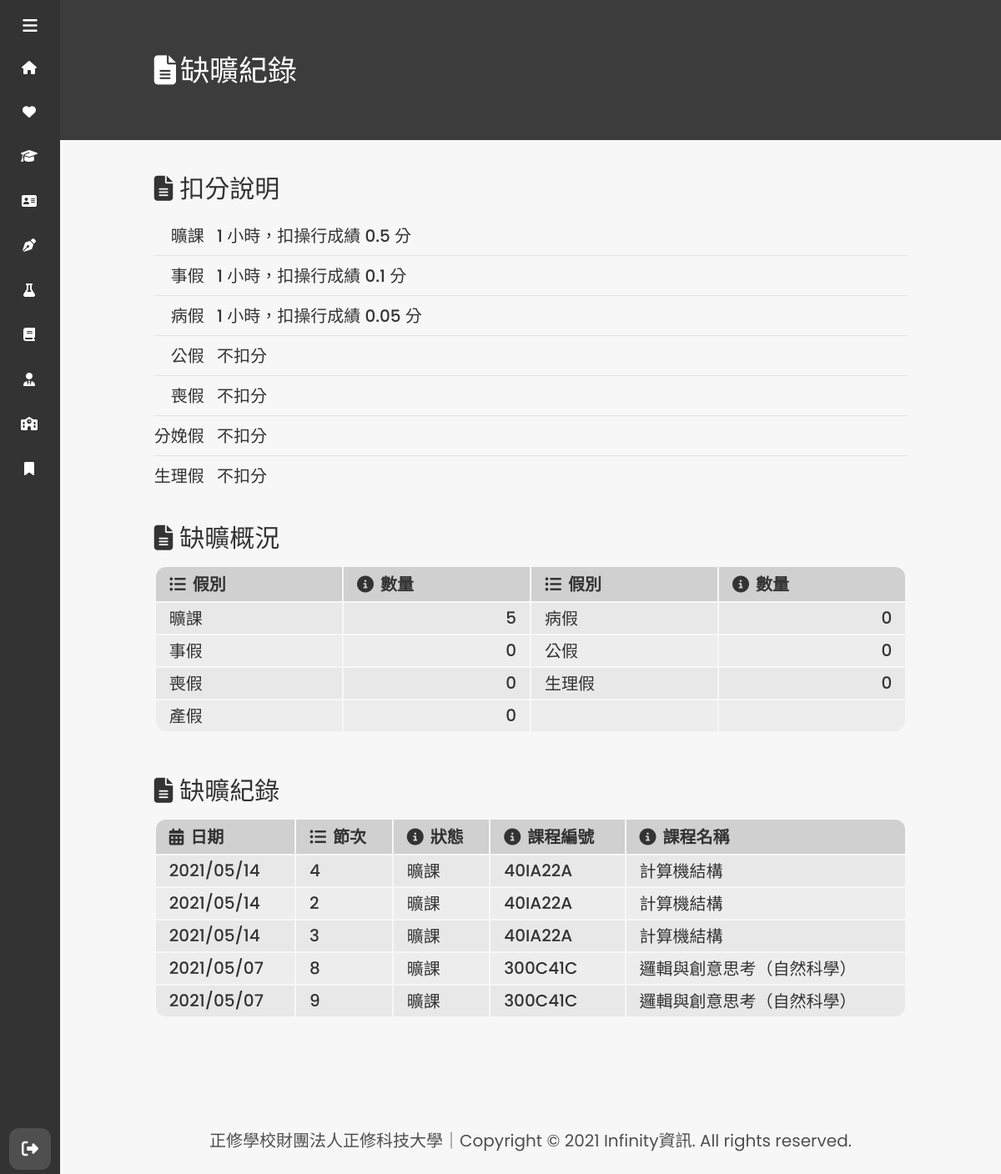
/absence.php (signed in), run on the app's committed database.
### tables this page shows
CREATE TABLE `rollcall` (
  `id_n` int(11) NOT NULL,
  `id` int(11) NOT NULL,
  `name` varchar(10) NOT NULL,
  `date` date NOT NULL,
  `period` int(11) NOT NULL,
  `status` varchar(10) NOT NULL,
  `course_id` varchar(10) NOT NULL,
  `course` varchar(50) NOT NULL,
  `time` timestamp NOT NULL DEFAULT current_timestamp()
);

### dbtools.inc.php (called while the page is built, shortened)
<?php
    function execute_sql($link, $database, $sql) {
        mysqli_select_db($link, $database) or die("開啟資料庫失敗：".mysqli_error($link));
        $result = mysqli_query($link, $sql);
        return $result;
    }
?>

### absence.php (the view, shortened to what this page needs)
<?php
  require_once("dbtools.inc.php");
?>
<!DOCTYPE html>
<html lang="zh-tw">
  <head>
    <link rel="stylesheet" href="assets/css/main.css">
    <link rel="stylesheet" href="assets/css/absence.css">
  </head>
  <body>
    <?php include_once "sidebar.php"; ?>
    <div class="home_content">
      <header>
        <i class="fas fa-file-alt"></i>缺曠紀錄
      </header>
      <div class="text">
        <div class="table_title"><i class="fas fa-file-alt"></i>扣分說明</div>
        <div class="notice">
          <div class="field">
            <div class="item">曠課</div>
            <div class="content">1 小時，扣操行成績 0.5 分</div>
          </div>
          <div class="field">
            <div class="item">事假</div>
            <div class="content">1 小時，扣操行成績 0.1 分</div>
          </div>
          <div class="field">
            <div class="item">病假</div>
            <div class="content">1 小時，扣操行成績 0.05 分</div>
          </div>
          <div class="field">
            <div class="item">公假</div>
            <div class="content">不扣分</div>
          </div>
          <div class="field">
            <div class="item">喪假</div>
            <div class="content">不扣分</div>
          </div>
          <div class="field">
            <div class="item">分娩假</div>
            <div class="content">不扣分</div>
          </div>
          <div class="field">
            <div class="item">生理假</div>
            <div class="content">不扣分</div>
          </div>
        </div>
        <div class="table_title"><i class="fas fa-file-alt"></i>缺曠概況</div>
        <?php
          require_once("dbtools.inc.php");
          $link = create_connection();
          $id = $_COOKIE["user"];
          $sql = "SELECT * FROM `students` WHERE `id` = '{$id}'";
          $result = execute_sql($link, "csu_portal", $sql);
          $row = mysqli_fetch_assoc($result);
          $name = $row["name"];
          $sql2 = "SELECT COUNT(`status`) FROM `rollcall` WHERE `id` = '{$id}' AND `name` = '{$name}' AND `status` = '曠課'";
          $result2 = execute_sql($link, "csu_portal", $sql2);
          $cut = mysqli_fetch_array($result2);
          $sql3 = "SELECT COUNT(`status`) FROM `rollcall` WHERE `id` = '{$id}' AND `name` = '{$name}' AND `status` = '病假'";
          $result3 = execute_sql($link, "csu_portal", $sql3);
          $sick = mysqli_fetch_array($result3);
          $sql4 = "SELECT COUNT(`status`) FROM `rollcall` WHERE `id` = '{$id}' AND `name` = '{$name}' AND `status` = '事假'";
          $result4 = execute_sql($link, "csu_portal", $sql4);
          $absence = mysqli_fetch_array($result4);
          $sql5 = "SELECT COUNT(`status`) FROM `rollcall` WHERE `id` = '{$id}' AND `name` = '{$name}' AND `status` = '公假'";
          $result5 = execute_sql($link, "csu_portal", $sql5);
          $official = mysqli_fetch_array($result5);
          $sql6 = "SELECT COUNT(`status`) FROM `rollcall` WHERE `id` = '{$id}' AND `name` = '{$name}' AND `status` = '喪假'";
          $result6 = execute_sql($link, "csu_portal", $sql6);
          $funeral = mysqli_fetch_array($result6);
          $sql7 = "SELECT COUNT(`status`) FROM `rollcall` WHERE `id` = '{$id}' AND `name` = '{$name}' AND `status` = '生理假'";
          $result7 = execute_sql($link, "csu_portal", $sql7);
          $menstrual = mysqli_fetch_array($result7);
          $sql8 = "SELECT COUNT(`status`) FROM `rollcall` WHERE `id` = '{$id}' AND `name` = '{$name}' AND `status` = '產假'";
          $result8 = execute_sql($link, "csu_portal", $sql8);
          $maternity = mysqli_fetch_array($result8);
        ?>
        <div class="table">
          <table class="absence">
            <thead>
              <tr>
                <th><i class="fas fa-list-ul"></i>假別</th>
                <th><i class="fas fa-info-circle"></i>數量</th>
                <th><i class="fas fa-list-ul"></i>假別</th>
                <th><i class="fas fa-info-circle"></i>數量</th>
              </tr>
            </thead>
            <tbody>
              <tr>
                <td>曠課</td>
                <td><?php echo $cut[0]; ?></td>
                <td>病假</td>
                <td><?php echo $sick[0]; ?></td>
              </tr>
              <tr>
                <td>事假</td>
                <td><?php echo $absence[0]; ?></td>
                <td>公假</td>
                <td><?php echo $official[0]; ?></td>
              </tr>
              <tr>
                <td>喪假</td>
                <td><?php echo $funeral[0]; ?></td>
                <td>生理假</td>
                <td><?php echo $menstrual[0]; ?></td>
              </tr>
              <tr>
                <td>產假</td>
                <td><?php echo $maternity[0]; ?></td>
                <td></td>
                <td></td>
              </tr>
            </tbody>
          </table>
        </div>
        <div class="table_title"><i class="fas fa-file-alt"></i>缺曠紀錄</div>
        <div class="table">
          <table>
            <thead>
              <tr>
                <th><i class="fas fa-calendar-alt"></i>日期</th>
                <th><i class="fas fa-list-ul"></i>節次</th>
                <th><i class="fas fa-info-circle"></i>狀態</th>
                <th><i class="fas fa-info-circle"></i>課程編號</th>
                <th><i class="fas fa-info-circle"></i>課程名稱</th>
              </tr>
            </thead>
            <tbody>
              <?php
                require_once("dbtools.inc.php");
                $link = create_connection();
                $id = $_COOKIE["user"];
                $sql = "SELECT * FROM `students` WHERE `id` = '{$id}'";
                $result = execute_sql($link, "csu_portal", $sql);
                $row = mysqli_fetch_assoc($result);
                $name = $row["name"];
                $sql2 = "SELECT * FROM `rollcall` WHERE `id` = '{$id}' AND `name` = '{$name}' AND `status` = '曠課' ORDER BY `time` DESC";
                $result2 = execute_sql($link, "csu_portal", $sql2);
                if (mysqli_num_rows($result2) != 0) {
                  while ($row = mysqli_fetch_assoc($result2)) {
                    $date1 = $row["date"];
                    $showDate = date("Y/m/d", strtotime($date1));
                    echo '<tr>';
                    echo '<td>'.$showDate.'</td>';
                    echo '<td>'.$row["period"].'</td>';
                    echo '<td>'.$row["status"].'</td>';
                    echo '<td>'.$row["course_id"].'</td>';
                    echo '<td>'.$row["course"].'</td>';
                    echo '</tr>';
                  }
                } else {
                  echo '<tr>';
                  echo '<td colspan="5">無缺課紀錄</td>';
                  echo '</tr>';
                }
              ?>
            </tbody>
          </table>
        </div>
      </div>
    </div>
  </body>
</html>

### assets/css/main.css (style rules this page uses)
* { margin: 0; padding: 0; box-sizing: border-box; font-family: 'Poppins', sans-serif, 'Noto Sans TC'; }
body { position: relative; min-height: 100vh; width: 100%; overflow: hidden; background: #f7f7f7; }
.home_content { z-index: 1; position: absolute; height: 100vh; width: calc(100% - 72px); max-width: calc(100% - 72px); left: 72px; transition: all 0.5s ease; overflow: auto; }
header { position: relative; color: #fff; font-size: 35px; padding-top: 5%; padding-bottom: 5%; padding-left: 10%; padding-right: 10%; background: #3C3C3C; width: 100%; }
header i { margin-right: 5px; }
.home_content .text { font-size: 25px; font-weight: 500; color: #333; margin-top: 3%; margin-bottom: 5%; margin-left: 10%; padding-right: 10%; transition: all 0.5s ease; }
.home_content .text .table_title { padding-top: 3%; padding-bottom: 1%; font-size: 30px; }
.home_content .text .table_title:nth-child(1) { padding-top: 0; }
.home_content .text .table_title i { padding-right: 8px; }
.home_content .text .table { width: 100%; overflow: scroll; }
.home_content .text .table table { width: 100%; max-width: 100%; border-radius: 12px; margin-right: 2%; margin-bottom: 2%; white-space: nowrap; font-size: 20px; }
.home_content .text .table table tr:first-child th:first-child { border-top-left-radius: 12px; }
.home_content .text .table table tr:last-child td:first-child { border-bottom-left-radius: 12px; }
.home_content .text .table table tr:first-child th:last-child { border-top-right-radius: 12px; }
.home_content .text .table table tr:last-child td:last-child { border-bottom-right-radius: 12px; }
.home_content .text .table thead { text-align: left; }
.home_content .text .table tbody { text-align: left; }
.home_content .text .table thead tr { background: #D0D0D0; }
.home_content .text .table thead tr th { padding-left: 1rem; padding-right: 1rem; padding-top: 5px; padding-bottom: 5px; }
.home_content .text .table thead tr th i { padding-right: 8px; }
.home_content .text .table tbody tr:nth-child(odd) { background: #E8E8E8; }
.home_content .text .table tbody tr:nth-child(even) { background: #EDEDED; }
.home_content .text .table tbody tr td { padding-left: 1rem; padding-right: 1rem; padding-top: 3px; padding-bottom: 3px; }
.table .absence td:nth-child(2n) { text-align: right; }

### assets/css/footer.css (style rules this page uses)
.footer { bottom: 0; width: 100%; text-align: center; vertical-align: middle; height: 60px; font-size: 20px; color: #4F4F4F; padding: 5%; }
.footer a { color: #4F4F4F; text-decoration: none; outline: none; }

### assets/css/absence.css (style rules this page uses)
.notice .field { width: 100%; position: relative; border-bottom: 1px #E3E3E3 solid; padding-bottom: 8px; padding-top: 8px; font-size: 20px; }
.notice .field:nth-last-child(1) { border-bottom: none; }
.notice .field .item { margin-right: 0.5em; display: inline-block; text-align: right; width: 3em; }
.notice .field .content { display: inline-block; }

### data on the page
rollcall: date "2021/05/14", period "4", status "曠課", course "40IA22A", course "計算機結構"
rollcall: date "2021/05/14", period "2", status "曠課", course "40IA22A", course "計算機結構"
rollcall: date "2021/05/14", period "3", status "曠課", course "40IA22A", course "計算機結構"
rollcall: date "2021/05/07", period "8", status "曠課", course "300C41C", course "邏輯與創意思考（自然科學）"
rollcall: date "2021/05/07", period "9", status "曠課", course "300C41C", course "邏輯與創意思考（自然科學）"

### other printed values
$cut[0] "5"
$sick[0] "0"
$absence[0] "0"
$official[0] "0"
$funeral[0] "0"
$menstrual[0] "0"
$maternity[0] "0"
